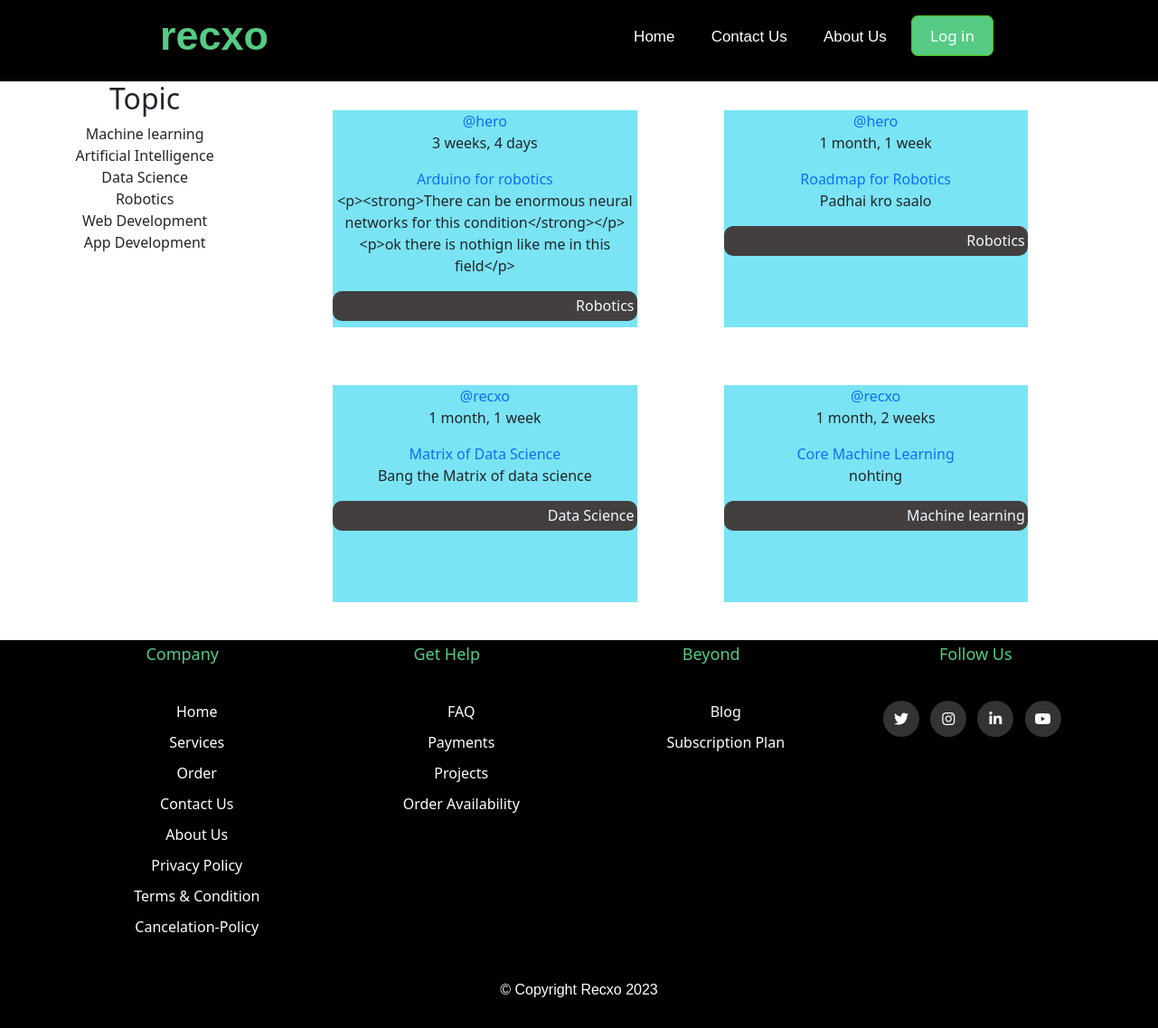
Screenshot of /blog/ with the database file from the repository.
### blog/models.py (models this page shows, shortened)
class Topic(models.Model):
    name = models.CharField(max_length=200)
    def __str__(self):
        return self.name

class BlogPost(models.Model):
    author = models.ForeignKey(User, on_delete=models.SET_NULL, null=True)
    topic = models.ForeignKey(Topic, on_delete=models.SET_NULL, null=True)
    name = models.CharField(max_length=200)
    content = RichTextField(null=True, blank=True)
    participants = models.ManyToManyField(
        User, related_name='participants', blank=True)
    updated = models.DateTimeField(auto_now=True)
    created = models.DateTimeField(auto_now_add=True)
    class Meta:
        ordering = ['-updated', '-created']

### blog/views.py (the view)
# urls.py: path('',views.home,name='blog-home'),
def home(request):
    topics = Topic.objects.all()
    blogPosts = BlogPost.objects.all()
    context = {'topics': topics, 'blogposts': blogPosts}
    return render(request, 'blog/home.html', context)

### blog/templatetags/custom_filters.py (called while the page is built)
@register.filter
def limit_characters(value, char_count):
    if len(value) <= char_count:
        return value
    return value[:char_count] + ' ...'

### templates/blog/home.html (shortened to what this page needs)
{% extends 'blog_base.html'%} {% block title%} blog{% endblock title%}
{% block body%}
<section id="section-1">
  <div class="sub-section-1">
    <div class="box">
      <div class="blog_topic item">
        {% include 'blog/topic_component.html'%}
      </div>
      <div class="blog_feed item">
        {% include 'blog/blog_feed_component.html'%}
      </div>
    </div>
  </div>
</section>
{% endblock body %}

### templates/blog_base.html (shortened to what this page needs)
{% load static %}
<!DOCTYPE html>
<html lang="en">
  <head>
    <link
      href="https://cdn.jsdelivr.net/npm/bootstrap@5.3.0-alpha1/dist/css/bootstrap.min.css"
      rel="stylesheet"
    />
    <link
      rel="stylesheet"
      href="https://cdnjs.cloudflare.com/ajax/libs/font-awesome/6.2.1/css/all.min.css"
    />
    <link rel="stylesheet" href="{% static 'css/blog.css' %}" />
  </head>
  <body>
    {% include 'blog_navbar.html'%}
    {% block body %}{% endblock body %}
    {% include 'footer.html'%}
  </body>
</html>

### templates/blog_navbar.html (shortened to what this page needs)
{% load static %}
<!DOCTYPE html>
<html lang="en">
  <head>
    <link rel="stylesheet" href="{% static 'css/navbar.css'%}" />
  </head>
  <body>
    <nav>
      <div class="nav-items">
        <label class="name">recxo</label>
        <div class="nav-links">
          <ul>
            <li class="item"><a class="_nav-items" href="{% url 'blog-home' %}">Home</a></li>
            <li class="item">
              <a class="_nav-items" href="{% url 'contact'%}">Contact Us</a>
            </li>
            <li class="item">
                <a class="_nav-items" href="{% url 'about'%}">About Us</a>
            </li>
            {% if user.is_authenticated %}
            <li id="item-dropdown">
              <ul class="navbar-nav ml-auto mx-1">
                <li class="nav-item dropdown">
                  <a
                    class="nav-link dropdown-toggle"
                    href="#"
                    role="button"
                    data-bs-toggle="dropdown"
                    aria-expanded="false"
                  >
                    Welcome {{request.user}}
                  </a>
                  <ul class="dropdown-menu">
                    <li>
                      <a
                        class="dropdown-item"
                        href="{% url 'blog-user-profile' request.user.id%}"
                        >Profile</a
                      >
                    </li>
                    <li>
                      <a class="dropdown-item" href=""
                        >stats</a
                      >
                    </li>
                    <li><hr class="dropdown-divider" /></li>
                    <li>
                      <a class="dropdown-item" href="{% url 'logout'%}"
                        >Logout</a
                      >
                    </li>
                  </ul>
                </li>
              </ul>
            </li>
            {% else %}
            <li class="item" id="signin">
              <a class="signin" class="_nav-items" href="{% url 'login'%}"
                >Log in</a
              >
            </li>
            {% endif %}
          </ul>
        </div>
      </div>
    </nav>
  </body>
</html>

### templates/blog/topic_component.html
<h2>Topic</h2>
{% for topic in topics%}
<li>{{topic}}</li>
{% endfor %}

### templates/blog/blog_feed_component.html (shortened to what this page needs)
{% load custom_filters %}
<div class="div">
  {% for blog in blogposts %}
  <a href="/">
    <div class="blogPostBlog">
      <div class="blogPostBlog__header">
        <a href="{% url 'blog-user-profile' blog.author.id%}">
          <div>@{{blog.author}}</div>
        </a>
        <p>{{blog.created|timesince}}</p>
      </div>
      <div class="blogPostBlog__content">
        <a href=""> {{blog.name}} </a>
        <p>{{blog.content|limit_characters:200}}</p>
      </div>
      <div class="blogPostBlog__meta">
        <h6>{{blog.topic}}</h6>
      </div>
    </div>
  </a>
  {% endfor %}
</div>

### templates/footer.html (shortened to what this page needs)
{% load static%}
<!DOCTYPE html>
<html lang="en">
<head>
    <link rel="stylesheet" href="{% static 'css/footer.css' %}">
</head>
<body>
    <footer class="footer">
        <div class="container">
          <div class="row">
            <div class="footer-col">
              <h4>Company</h4>
              <ul>
                <li><a href="/">home</a></li>
                <li><a href="{% url 'services'%}">services</a></li>
                <li><a href="{% url 'orders'%}">Order</a></li>
                <li><a href="{% url 'contact'%}">Contact us</a></li>
                <li><a href="{% url 'about'%}">about us</a></li>
                <li><a href="{% url 'privacy-policy' %}">Privacy Policy</a></li>
                <li>
                  <a href="{% url 'terms-conditions'%}">Terms &amp; Condition</a>
                </li>
                <li>
                  <a href="{% url 'cancelation-policy'%}">Cancelation-Policy</a>
                </li>
              </ul>
            </div>
            <div class="footer-col">
              <h4>get help</h4>
              <ul>
                <li><a href="{% url 'services'%}">FAQ</a></li>
                <li><a href="{% url 'services'%}">payments</a></li>
                <li><a href="{% url 'projects'%}">projects</a></li>
                <li><a href="{% url 'orders'%}">order availability</a></li>
              </ul>
            </div>
            <div class="footer-col">
              <h4>beyond</h4>
              <ul>
                <li><a href="/blog">Blog</a></li>
                <li><a href="{% url 'subscriptions'%}">Subscription Plan</a></li>
              </ul>
            </div>
            <div class="footer-col">
              <h4>follow us</h4>
              <div class="social-links">
                <a href="https://twitter.com/" target="_blank"
                  ><i class="fab fa-twitter"></i
                ></a>
                <a
                  href="https://www.instagram.com/"
                  target="_blank"
                  ><i class="fab fa-instagram"></i
                ></a>
                <a
                  href="https://www.linkedin.com/company/recxo/?viewAsMember=true"
                  target="_blank"
                  ><i class="fab fa-linkedin-in"></i
                ></a>
                <a
                  href="https://www.youtube.com/"
                  target="_blank"
                  ><i class="fab fa-youtube"></i
                ></a>
              </div>
            </div>
          </div>
        </div>
        <div class="copyright">© Copyright Recxo 2023</div>
    </footer>
</body>
</html>

### static/css/blog.css (style rules this page uses)
:root { --color-green: #55cb84 }

### static/css/navbar.css (style rules this page uses)
* { margin: 0; padding: 0; text-decoration: none; list-style: none; box-sizing: border-box; }
a { text-decoration: none; }
nav { background-color: black; height: 90px; width: 100%; position: sticky; top: 0px; z-index: 100; }
nav .nav-items label.name { color: #55cb84; font-size: 45px; font-weight: bold; line-height: 80px; font-family: 'Poppins', sans-serif; }
.nav-items { justify-content: flex-end; display: flex; max-width: 1450px; margin: 0px auto; }
nav .nav-items { display: flex; justify-content: space-around; }
.nav-items .item { display: inline-block; line-height: 80px; margin: 0 5px; }
.nav-items ._nav-items { color: #fff; font-family: 'Poppins', sans-serif; font-size: 17px; padding: 7px 13px; }
.item .signin { padding: 10px 20px; font-size: 17px; background-color: #55cb84; color: white; border: rgb(83, 195, 8) solid 1.5px; border-radius: 0.5rem; }

### static/css/footer.css (style rules this page uses)
* { margin: 0; padding: 0; text-decoration: none; list-style: none; box-sizing: border-box; }
a { text-decoration: none; }
.container { max-width: 1170px; margin: auto; }
.row { display: flex; flex-wrap: wrap; }
.footer ul { list-style: none; }
.footer { position: static; margin-top: 10px; left: 0; width: 100%; background-color: black; color: white; text-align: center; }
.footer-col { width: 25%; padding: 0 15px; }
.footer-col h4 { font-size: 18px; color: #55cb84; text-transform: capitalize; margin-bottom: 35px; padding: 5px 0; font-weight: 500; position: relative; }
.footer-col ul li:not(:last-child) { margin-bottom: 10px; }
.footer-col ul li a { font-size: 16px; text-transform: capitalize; color: #fff; text-decoration: none; font-weight: 300; display: block; transition: all 0.3s ease; }
.footer-col .social-links a { display: inline-block; height: 40px; width: 40px; background-color: rgba(255, 255, 255, 0.2); margin: 0 8px 10px 0; text-align: center; line-height: 40px; border-radius: 50%; color: #ffffff; transition: all 0.5s ease; }
.copyright { padding: 30px 0; font-family: 'Poppins', sans-serif; font-weight: 300; }

### templates/blog/home.html (style rules this page uses)
* { text-align: center; }
#section-1 .sub-section-1 { display: flex; max-width: 1450px; margin: 0px auto; }
#section-1 .box { display: grid; grid-template-columns: 1fr 3fr; width: 100%; }

### templates/blog/blog_feed_component.html (style rules this page uses)
.div { display: flex; flex-wrap: wrap; }
.blogPostBlog { height: 15rem; margin: 2em 3rem; width: 35%; background-color: rgba(64, 216, 239, 0.696); }
.blogPostBlog__meta h6 { background-color: rgb(67, 63, 63); color: aliceblue; border-radius: 10px; padding: 7px 3px; text-align: right; }

### rows the page displays
Topic: name "Machine learning"
Topic: name "Artificial Intelligence"
Topic: name "Data Science"
Topic: name "Robotics"
Topic: name "Web Development"
Topic: name "App Development"
BlogPost: author "hero", created "3 weeks, 4 days", name "Arduino for robotics", content|limit_characters "<p><strong>There can be enormous neural networks for this condition</strong></p> <p>ok there is nothign like me in this field</p>", topic "Robotics"
BlogPost: author "hero", created "1 month, 1 week", name "Roadmap for Robotics", content|limit_characters "Padhai kro saalo", topic "Robotics"
BlogPost: author "recxo", created "1 month, 1 week", name "Matrix of Data Science", content|limit_characters "Bang the Matrix of data science", topic "Data Science"
BlogPost: author "recxo", created "1 month, 2 weeks", name "Core Machine Learning", content|limit_characters "nohting", topic "Machine learning"
